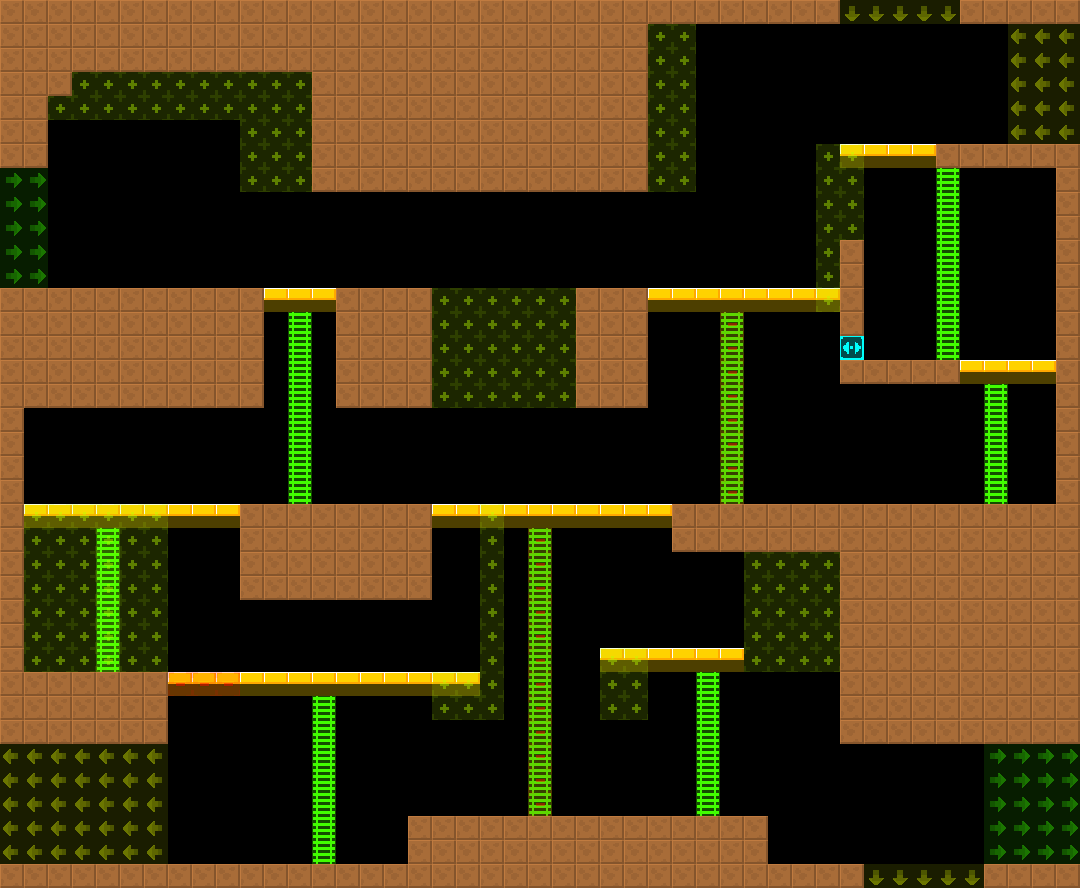

Below is a game level as drawn by its tile map, then a one-line description and the .tmx that defines it (tile-layer data replaced by summaries):
An orthogonal 45x37 tile map with 24x24 px tiles, 2 tile layers (col, lnk), 2 tilesets and 3 objects (2x Door, FakeBlackWall).

<map version="1.4" tiledversion="1.4.2" orientation="orthogonal" renderorder="right-down" width="45" height="37" tilewidth="24" tileheight="24" infinite="0" nextlayerid="4" nextobjectid="8">
 <tileset firstgid="6" source="../../lnk.tsx" />
 <tileset firstgid="1" source="../../col.tsx" />
 <layer id="1" name="col" width="45" height="37">
  <data>[1665 cells, 658 non-empty, 4 distinct tile ids]</data>
 </layer>
 <layer id="2" name="lnk" width="45" height="37" opacity="0.5">
  <data>[1665 cells, 279 non-empty, 5 distinct tile ids]</data>
 </layer>
 <objectgroup id="3" name="markers" opacity="0.5">
  <object id="1" name="Door" type="Door" x="360" y="264" width="24" height="24">
   <properties>
    <property name="yr" value="0" />
    <property name="xr" value="0" />
   </properties>
  </object>
  <object id="2" name="FakeBlackWall" type="FakeBlackWall" x="840" y="312" width="24" height="72">
   <properties>
    <property name="yr" value="0" />
    <property name="xr" value="0" />
   </properties>
  </object>
  <object id="3" name="Door" type="Door" x="840" y="480" width="24" height="24">
   <properties>
    <property name="yr" value="0" />
    <property name="xr" value="0" />
   </properties>
  </object>
 </objectgroup>
</map>
